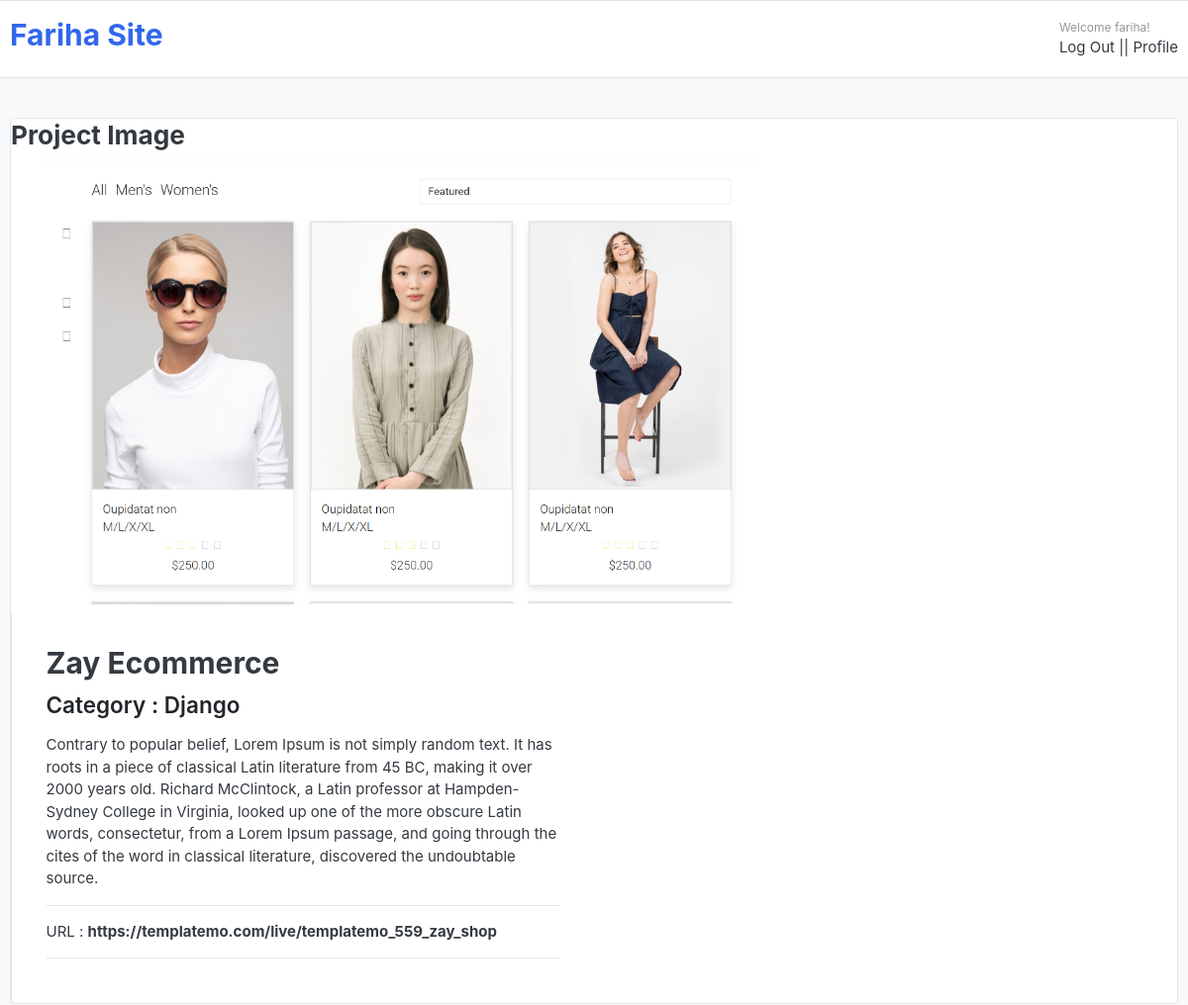
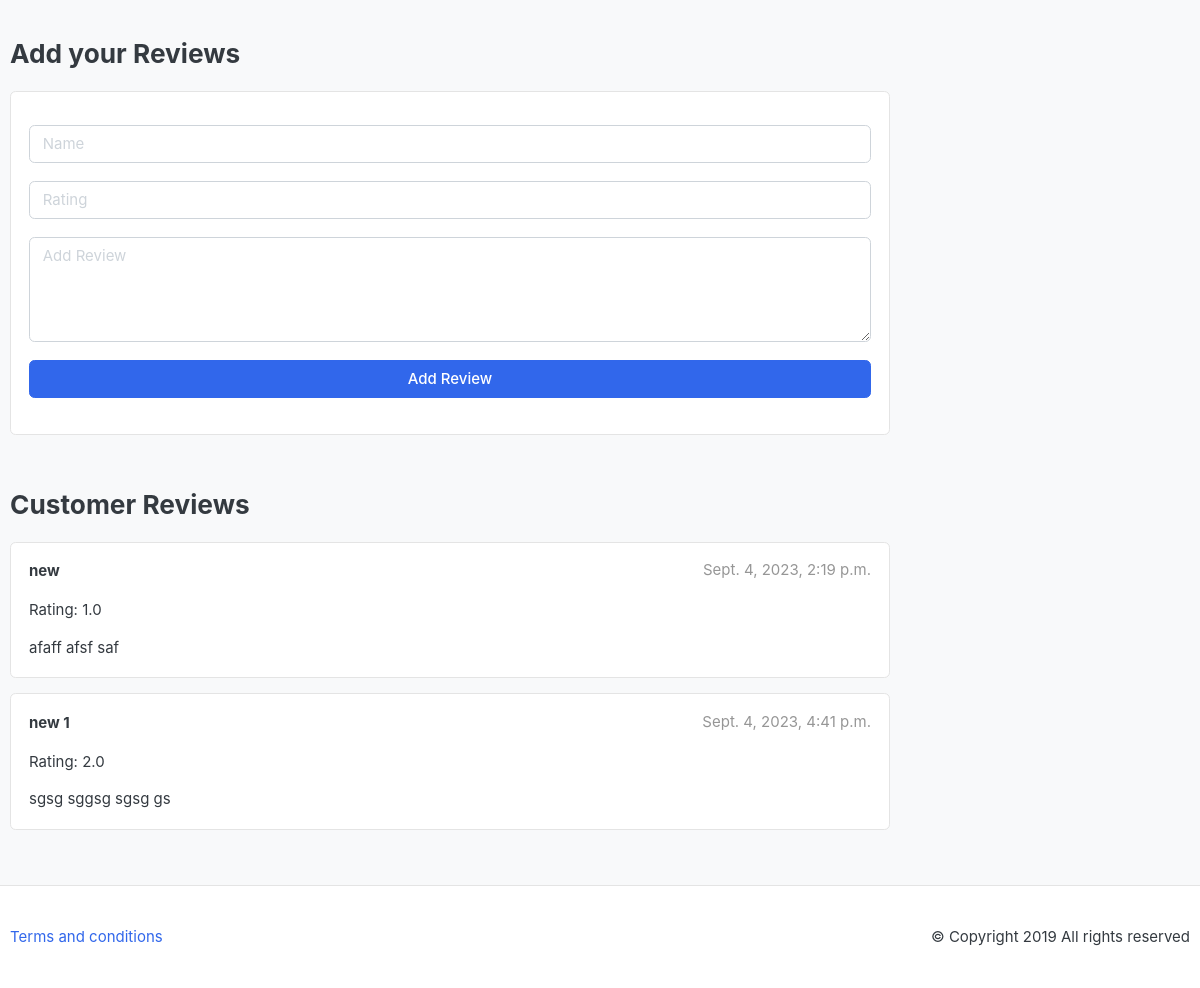
/projects/zay-ecommerce/ (signed in), run on the app's committed database (2 pictures, top to bottom).
### projects/models.py (models this page shows, shortened)
class Project(models.Model):
    project_title = models.CharField(max_length=100, unique=True)
    slug = models.SlugField(max_length=100, unique=True)
    description = models.TextField(max_length=500, blank=True)
    screenshot = models.ImageField(upload_to='photos/projects')
    project_url = models.URLField(max_length=300)
    technologies_used = models.TextField(max_length=200)
    category = models.ForeignKey(Category, on_delete=models.CASCADE)
    created_date = models.DateTimeField(auto_now_add=True)
    modified_date = models.DateTimeField(auto_now=True)

class Category(models.Model):
    category_name = models.CharField(max_length=100, unique=True)
    slug = models.SlugField(max_length=100, unique=True)
    description = models.TextField(max_length=500, blank=True)
    def __str__(self):
        return self.category_name

class ReviewRating(models.Model):
    project = models.ForeignKey(Project, on_delete= models.CASCADE)
    viewer_name = models.CharField(max_length=50)
    review = models.TextField(max_length=500)
    rating = models.FloatField()
    status = models.BooleanField(default=True)
    created_at = models.DateTimeField(auto_now_add=True)
    updated_at = models.DateTimeField(auto_now=True)

### projects/views.py (the view)
# urls.py: path('<slug:project_slug>/', views.project_detail, name='project_detail'),
def project_detail(request, project_slug):
    single_project = Project.objects.get(slug = project_slug)
    reviews = ReviewRating.objects.filter(project=single_project, status = True)
    return render(request, 'project_detail.html', {'project' : single_project, 'reviews': reviews})

### projects/templates/project_detail.html (shortened to what this page needs)
{% extends 'base2.html' %}
{% block body%}
<section class="section-content padding-y bg">
    <div class="container">
        <div class="card">
          <div class="row no-gutters">
            <aside class="col-md-8">
                <article class="gallery-wrap">
                  <h3 class="title">Project Image</h3>
                <div class="img-big-wrap">
                  <a href="#"><img src="{{project.screenshot.url}}" /></a>
                </div>
              </article>
            </aside>
            <main class="col-md-6 border-left">
              <article class="content-body">
                <h2 class="title">{{project.project_title}}</h2>
                <div class="mb-3">
                  <var class="price h4">Category : {{project.category}}</var>
                </div>
                <p>
                  {{project.description}}
                </p>
                <hr />
                <p>
                  URL : <b>{{project.project_url}}</b>
                </p>
                <hr />
              </article>
            </main>
          </div>
        </div>
        <br />
  <div class="row">
          <div class="col-md-9">
            <header class="section-heading">
              <h3>Add your Reviews</h3>
            </header>
            <article class="box mb-3">
              <div class="mt-3">
                <form method="POST" action="{% url 'submit_review' project.slug %}">
                    <div class="form-group">
                        <input type="text" class="form-control" placeholder="Name" name='viewer_name'>
                     </div>
                     <div class="form-group">
                       <input type="number" class="form-control" placeholder="Rating" name='rating'>
                     </div>
                     <div class="form-group">
                       <textarea name="review" rows="4" cols="50" class="form-control" placeholder="Add Review" name='review'></textarea>
                     </div>
                     <div class="form-group">
                         <button type="submit" class="btn btn-primary btn-block" style="color:white"> Add Review  </button>
                     </div>
                </form>
              </div>
            </article>
          </div>
        </div>
        <br />
        <div class="row">
          <div class="col-md-9">
            <header class="section-heading">
              <h3>Customer Reviews</h3>
            </header>
            {% for review in reviews %}
            <article class="box mb-3">
                <div class="icontext w-100">
                  <div class="text">
                    <span class="date text-muted float-md-right"
                      >{{review.created_at}}
                    </span>
                    <h6 class="mb-1">{{review.viewer_name}}</h6>
                  </div>
                </div>
                <div class="mt-3">
                    <p>
                      Rating: {{review.rating}}
                    </p>
                  </div>
                <div class="mt-3">
                  <p>
                    {{review.review}}
                  </p>
                </div>
              </article>
            {% endfor %}
          </div>
        </div>
    </div>
</section>
{% endblock %}

### templates/base2.html (shortened to what this page needs)
<!DOCTYPE HTML>
{% load static %}
<html lang="en">
<head>
<link href="{% static 'css/bootstrap.css' %}" rel="stylesheet" type="text/css"/>
<link href="{% static 'fonts/fontawesome/css/all.min.css' %}" type="text/css" rel="stylesheet">
<link href="{% static 'css/ui.css' %}" rel="stylesheet" type="text/css"/>
<link href="{% static 'css/responsive.css' %}" rel="stylesheet" media="only screen and (max-width: 1200px)" />
</head>
<body>
    <header class="section-header">
        <section class="header-main border-bottom">
            <div class="container">
        <div class="row align-items-center">
            <div class="col-lg-2 col-md-3 col-6">
                <a href="{% url 'home' %}" class="brand-wrap">
                    <h2>Fariha Site</h2>
                </a>
            </div>
            <div class="col-lg-3 col-sm-6 col-8 order-2 order-lg-3">
                {% if request.user.is_authenticated %}
                        <div class="d-flex justify-content-end mb-3 mb-lg-0">
                            <div class="widget-header">
                                <small class="title text-muted">Welcome {{request.user}}!</small>
                                <div>
                                    <a href="{% url 'logout' %}"> Log Out  ||</a>
                                    <a href="{% url 'profile' %}"> Profile</a>
                                </div>
                            </div>
                        </div>
                    </div>
                    {% endif %}
            </div>
        </div>
    </section>
        </header>
{% block body %}
{% endblock  %}
<footer class="section-footer border-top padding-y">
	<div class="container">
		<p class="float-md-right">
			&copy Copyright 2019 All rights reserved
		</p>
		<p>
			<a href="#">Terms and conditions</a>
		</p>
	</div>
</footer>
</body>
</html>

### static/css/ui.css (style rules this page uses)
html { font-family: "Inter", sans-serif; font-size: 15px; }
.content-body { flex: 1 1 auto; padding: 2rem 2.3rem; }
.padding-y { padding-top: 40px; padding-bottom: 40px; }
var { font-style: normal; }
article:after, .form-group:after { display: block; clear: both; content: ""; }
.bg { background-color: #f8f9fa; }
.section-heading { margin-bottom: 20px; margin-top: 15px; }
p:last-child { margin-bottom: 0; }
.header-main { position: relative; padding-top: 1rem; padding-bottom: 1rem; }
.widget-header { display: inline-block; vertical-align: middle; position: relative; }
.widget-header a { color: #343a40; }
.widget-header .title { display: block; }
.icontext { display: inline-flex; align-items: center; vertical-align: middle; }
.icontext .text { width: 100%; line-height: 1.2; }
.price { font-weight: 600; color: #212529; }
.box { padding: 18px; background: #fff; border-radius: 0.37rem; border: 1px solid #e4e4e4; }
.gallery-wrap .img-big-wrap { margin-bottom: 10px; border-radius: 0.37rem; overflow: hidden; background-color: #fff; }
.gallery-wrap .img-big-wrap a { text-align: center; display: block; }
.gallery-wrap .img-big-wrap img { height: 450px; width: auto; display: inline-block; }

### data on the page
Project: screenshot (picture), project_title "Zay Ecommerce", category "Django", description "Contrary to popular belief, Lorem Ipsum is not simply random text. It has roots in a piece of classical Latin literature from 45 BC, making it over 2000 years old. Richard McClintock, a Latin professor at Hampden-Sydney College in Virginia, looked up one of the more obscure Latin words, consectetur, from a Lorem Ipsum passage, and going through the cites of the word in classical literature, discovered the undoubtable source.", project_url "https://templatemo.com/live/templatemo_559_zay_shop"
ReviewRating: created_at "Sept. 4, 2023, 2:19 p.m.", viewer_name "new", rating "1.0", review "afaff afsf saf"
ReviewRating: created_at "Sept. 4, 2023, 4:41 p.m.", viewer_name "new 1", rating "2.0", review "sgsg sggsg sgsg gs"

### other printed values
{{ request.user }} "fariha"
